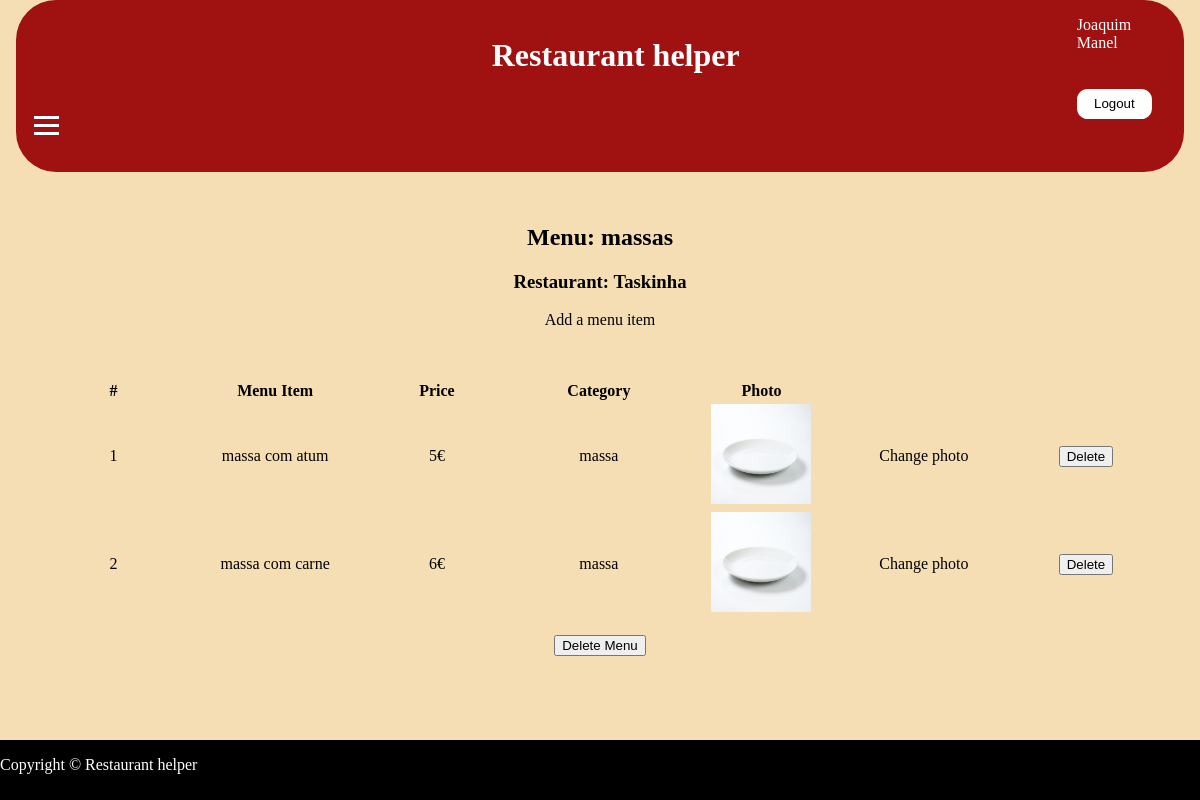
The page /pages/menu.php?id=1 (signed in) on the database its author committed.
### tables this page shows
CREATE TABLE menu (
  id INTEGER PRIMARY KEY,
  name VARCHAR NOT NULL,
  restaurant INTEGER NOT NULL REFERENCES restaurants(id) ON DELETE CASCADE
);

CREATE TABLE restaurants (
  id INTEGER PRIMARY KEY,            
  name VARCHAR NOT NULL,
  adress VARCHAR NOT NULL,
  category VARCHAR NOT NULL,
  photo STRING DEFAULT "default.jpg",
  owner INTEGER NOT NULL REFERENCES restaurantOwner(id) ON DELETE CASCADE
                      
);

CREATE TABLE menu_item (
  id INTEGER PRIMARY KEY,
  name VARCHAR NOT NULL,
  price INTEGER NOT NULL,
  photo STRING DEFAULT "default.jpg",
  category VARCHAR NOT NULL,
  menu INTEGER NOT NULL REFERENCES menu(id) ON DELETE CASCADE,
  status INTEGER NOT NULL DEFAULT 1
);

### database/menu.class.php (called while the page is built, shortened)
<?php
  class Menu {
    public function __construct(int $id, string $name, int $restaurant)
    {
      $this->id = $id;
      $this->name = $name;
      $this->restaurant = $restaurant;
    }
    static function getMenu(PDO $db, int $id) : Menu {
        $stmt = $db->prepare('SELECT id,name,restaurant FROM menu WHERE id = ?');
        $stmt->execute(array($id));
        $menu = $stmt->fetch();
        return new Menu(
          (int) $menu['id'],
          $menu['name'],
          (int) $menu['restaurant']
        );
    }
  }
?>

### database/restaurant.class.php (called while the page is built, shortened)
<?php
  class Restaurant {
    public function __construct(int $id, string $name, string $adress, string $category,string $photo,float $rating)
    {
      $this->id = $id;
      $this->name = $name;
    }
    static function getRestaurant(PDO $db, int $id) : Restaurant {
        $stmt = $db->prepare('SELECT id, name, adress, category,photo FROM restaurants WHERE id = ?');
        $stmt->execute(array($id));
        $restaurant = $stmt->fetch();
        $rating = Restaurant::getRestaurantAVGRating($db,(int)$restaurant['id']);
        return new Restaurant(
          (int) $restaurant['id'],
          $restaurant['name'],
          $restaurant['adress'],
          $restaurant['category'],
          $restaurant['photo'],
          $rating
        );
    }
    static function isOwnerOfRestaurant(PDO $db, int $Rid, int $id) {
      try {
        $stmt = $db->prepare('SELECT id FROM restaurants WHERE id = ? AND owner = (SELECT id FROM restaurantOwner WHERE user = ?)');
        $stmt->execute(array($Rid,$id));
        if ($stmt->fetch()){
          return true;
        }
        else{
          return false;
        }
      }catch(PDOException $e) {
        return true;
      }
    }
    static function getRestaurantAVGRating(PDO $db, int $id) : float{
      $stmt = $db->prepare('select round(avg(rating), 2) as Rating from review where restaurant = ?');
      $stmt->execute(array($id));
      if($id = $stmt->fetch()){
          return (float)$id['Rating'];
        }
    }
  }
?>

### database/menu_item.class.php (called while the page is built, shortened)
<?php
  class Menu_Item {
    public function __construct(int $id, string $name, int $price, string $photo, string $category, int $menu, int $quantity,bool $active) {
      $this->id = $id;
      $this->name = $name;
      $this->price = $price;
      $this->photo = $photo;
      $this->category = $category;
      $this->active = $active;
    }
    static function getMenuItems(PDO $db, int $id) : array {
        $stmt = $db->prepare('SELECT id, name, price, photo, category, menu,status FROM menu_item WHERE menu = ?');
        $stmt->execute(array($id));
        $menu_items = [];
        while ($item = $stmt->fetch()) {
          $active=false;
          if ($item['status']=="1"){
            $active=true;
          }
          $menu_items[] = new Menu_Item(
            (int) $item['id'],
            $item['name'],
            (int) $item['price'],
            $item['photo'],
            $item['category'],
            (int) $item['menu'],
            0,
            $active
          );
        }
        return $menu_items;
    }
  }
?>

### templates/menus.php (the view, shortened to what this page needs)
<?php declare(strict_types = 1);
require_once('../database/restaurant.class.php');
require_once('../database/menu.class.php');
?>
<?php function drawMenuOwner(Menu $menu, Restaurant $restaurant, array $menu_items, bool $anyActive) { ?>
  <h2>Menu: <?=$menu->name?></h2>
  <h3>Restaurant: <a href="../pages/restaurant.php?id=<?=$restaurant->id?>"><?=$restaurant->name?></a></h3>
  <a href="../pages/menu.php?id=<?=$menu->id?>&id2=edit2">Add a menu item</a> <br> <br>
  <?php if ($menu_items!=[] && $anyActive){ ?>
  <table id="tables">
    <tr><th scope="col">#</th><th scope="col">Menu Item</th><th scope="col">Price</th><th scope="col">Category</th><th scope="col">Photo</th></tr>
    <?php foreach ($menu_items as $i => $item) { ?>
      <?php if ($item->active){?>
      <tr><td><?=$i+1?></td><td><?=$item->name?></td><td><?=$item->price?>€</td><td><?=$item->category?></td><td><img src="../itemPictures/<?=$item->photo?>"></td>
      <td><a href="../pages/menu.php?id=<?=$menu->id?>&id2=photo&id3=<?=$item->id?>">Change photo</a></td>
      <td>
      <form action="../action/action_delete_menu_item.php" method="post">
                <input type="submit" name="Submit" value="Delete">
            </form>
      </td>
      </tr>
      <?php }?>
    <?php } ?>
  </table>
  <?php } else{?>
  <h4>No items yet</h4> <?php }?>
  <p>
  <input onclick="openDialog('Delete Menu')" type="submit" value="Delete Menu">
</p>
<?php } ?>

### templates/common.php (shortened to what this page needs)
<?php function drawHeader() { ?>
<!DOCTYPE html>
<html lang="en-US">
  <head>
    <link rel="stylesheet" href="../css/style.css">
    <link rel="stylesheet" href="https://cdnjs.cloudflare.com/ajax/libs/font-awesome/4.7.0/css/font-awesome.min.css">
  </head>
  <body>
  <header>
  <div id="wrapper2">
      <h1><a href="../pages/main.php" id="maintit">Restaurant helper</a></h1>
                <nav class="nav1">
                    <ul class="hmenu">
                        <li class="item"><a href="../pages/restaurant.php?id=search" class="hlink">Restaurants</a></li>
                        <li class="item"><a href="../pages/profile.php?id=Rorders" class="hlink">Order</a></li>
                    </ul>
                    <div id="hamb">
                        <span class="bar"></span>
                        <span class="bar"></span>
                        <span class="bar"></span>
                    </div>
                </nav>
</div>
      <?php if (isset($_SESSION['id'])) drawLogoutForm($_SESSION['name']);?>
    </header>
    <main>
<?php } ?>
<?php function drawFooter() { ?>
    </main>
    <footer id="footer">
      <p id="cp">Copyright &copy; Restaurant helper</p>
    </footer>
  </body>
</html>
<?php } ?>
<?php function drawLogoutForm(string $name) { ?>
  <form action="../action/action_logout.php" method="post" class="logout">
  <a id="profile_name_header" href="../pages/profile.php"><?=$name?></a>
    <button id="logout-but" type="submit" >Logout</button>
  </form>
<?php } ?>

### pages/menu.php (shortened to what this page needs)
<?php
  require_once('../database/connection.php');
  require_once('../database/restaurant.class.php');
  require_once('../database/menu.class.php');
  require_once('../database/menu_item.class.php');
  require_once('../templates/common.php');
  require_once('../templates/menus.php');
  $db = getDatabaseConnection();
  $menu = Menu::getMenu($db, intval($_GET['id']));
  $restaurant = Restaurant::getRestaurant($db, $menu->restaurant);
  $menu_items = Menu_Item::getMenuItems($db, intval($_GET['id']));
  $anyActive=false;
  for ($i=0;$i<sizeof($menu_items);$i++){
    if ($menu_items[$i]->active){
      $anyActive=true;
      break;
    }
  }
  drawHeader();
  if ($_GET['id2']=='edit'&&Restaurant::isOwnerOfRestaurant($db,$restaurant->id,$_SESSION['id'])){
    drawMenuInfoForm($restaurant);
  }
  else if($_GET['id2']=='edit2'&&Restaurant::isOwnerOfRestaurant($db,$restaurant->id,$_SESSION['id'])){
    drawNewMenuItemForm($menu);
  }
  else if($_GET['id2']=='photo'&&Restaurant::isOwnerOfRestaurant($db,$restaurant->id,$_SESSION['id'])){
    $menu_item = Menu_Item::getMenuItem($db,intval($_GET['id3']));
    $_SESSION['iteminfo']['Photo']=$menu_item->photo;
    drawItemPictureForm($menu_item);
  }
  else{
    if (Restaurant::isOwnerOfRestaurant($db,$restaurant->id,$_SESSION['id'])){
      drawMenuOwner($menu,$restaurant,$menu_items,$anyActive);
    }
    else{
      drawMenu($menu,$restaurant,$menu_items,$anyActive);
    }
  }
  drawFooter();
?>

### css/style.css (style rules this page uses)
html { background-color: wheat; }
html, body { max-width: 100%; overflow-x: hidden; }
body { width: 120em; margin: auto; display: grid; grid-template-rows: auto 1fr auto; max-width: 100vw; --main-color: black; min-height: 100vh; }
body > * { margin: 0 1em; }
body > header { display: flex; padding: 1em; min-height: 3.125em; background-color: rgb(160, 18, 18); border-radius: 2.5em; }
#maintit { color: white; margin-left: 44%; }
body > header a { color: white; text-decoration: none; }
body > header form { display: grid; margin-right: 0; margin-left: auto; }
main { background-color: var(--background-color); text-align: center; margin: 1em; padding: 1em; }
main a { color: var(--main-color); text-decoration: none; }
#logout-but { background-color: white; border: 0.125em #000; border-radius: 0.8em; min-width: 5.625em; max-width: 5.625em; min-height: 2.2em; max-height: 2.2em; cursor: pointer; }
#tables img { width: 6.25em !important; height: 6.25em !important; }
#tables td { height: 5em; width: 10em; text-align: center; vertical-align: middle; }
#tables { margin-top: 2em; margin-left: auto;; margin-right: auto; }
footer { background-color: black; color: white; width: 100%; margin-left: 0; bottom: 0; position: relative; clear: both; min-height: 3.75em; }
.hmenu li { list-style: none; }
.nav1 { min-height: 3.75em; display: flex; justify-content: space-between; align-items: center; padding: 0 1.5px; width: 100%; }
.hmenu { display: grid; grid-template-columns: 1fr 1fr; grid-template-rows: 1fr 1fr; justify-content: space-between; align-items: center; position: absolute; top: 3.125em; gap: 0; flex-direction: column; width: 100%; text-align: center; transition: 0.4s; left: -100%; }
.item { margin: 1em 0; }
#hamb { display: block; cursor: pointer; top: 0.5em; }
.bar { display: block; width: 1.5625em; height: 3px; margin: 5px auto; -webkit-transition: all 0.3s ease-in-out; transition: all 0.3s ease-in-out; background-color: #fff; }
#wrapper2 { width: 100%; }

### rows shown on the page
menu: name "massas"
restaurants: name "Taskinha"
menu_item: name "massa com atum", price "5", category "massa", photo (placeholder picture)
menu_item: name "massa com carne", price "6", category "massa", photo (placeholder picture)

### other values the page prints
$name "Joaquim Manel"
